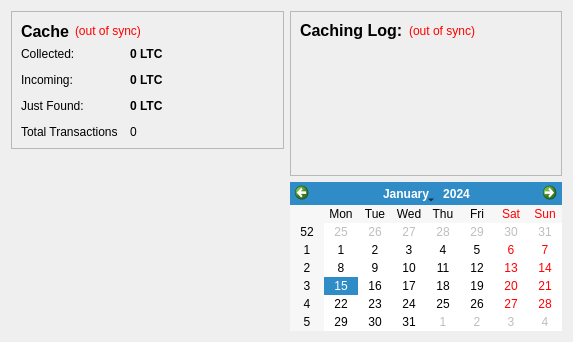
<?xml version="1.0" encoding="UTF-8"?>
<ui version="4.0">
 <class>OverviewPage</class>
 <widget class="QWidget" name="OverviewPage">
  <property name="geometry">
   <rect>
    <x>0</x>
    <y>0</y>
    <width>573</width>
    <height>342</height>
   </rect>
  </property>
  <property name="windowTitle">
   <string>Form</string>
  </property>
  <layout class="QHBoxLayout" name="horizontalLayout" stretch="1,1">
   <item>
    <layout class="QVBoxLayout" name="verticalLayout_2">
     <item>
      <widget class="QFrame" name="frame">
       <property name="frameShape">
        <enum>QFrame::StyledPanel</enum>
       </property>
       <property name="frameShadow">
        <enum>QFrame::Raised</enum>
       </property>
       <layout class="QVBoxLayout" name="verticalLayout_4">
        <item>
         <layout class="QHBoxLayout" name="horizontalLayout_4">
          <item>
           <widget class="QLabel" name="label_5">
            <property name="font">
             <font>
              <pointsize>12</pointsize>
              <weight>75</weight>
              <bold>true</bold>
             </font>
            </property>
            <property name="text">
             <string>Cache</string>
            </property>
           </widget>
          </item>
          <item>
           <widget class="QLabel" name="labelWalletStatus">
            <property name="toolTip">
             <string>The displayed information may be out of date. Your wallet automatically synchronizes with the GeoCoin network after a connection is established, but this process has not completed yet.</string>
            </property>
            <property name="styleSheet">
             <string notr="true">QLabel { color: red; }</string>
            </property>
            <property name="text">
             <string notr="true">(out of sync)</string>
            </property>
            <property name="alignment">
             <set>Qt::AlignLeading|Qt::AlignLeft|Qt::AlignVCenter</set>
            </property>
           </widget>
          </item>
          <item>
           <spacer name="horizontalSpacer_2">
            <property name="orientation">
             <enum>Qt::Horizontal</enum>
            </property>
            <property name="sizeHint" stdset="0">
             <size>
              <width>40</width>
              <height>20</height>
             </size>
            </property>
           </spacer>
          </item>
         </layout>
        </item>
        <item>
         <layout class="QFormLayout" name="formLayout_2">
          <property name="fieldGrowthPolicy">
           <enum>QFormLayout::AllNonFixedFieldsGrow</enum>
          </property>
          <property name="horizontalSpacing">
           <number>12</number>
          </property>
          <property name="verticalSpacing">
           <number>12</number>
          </property>
          <item row="0" column="0">
           <widget class="QLabel" name="label">
            <property name="text">
             <string>Collected:</string>
            </property>
           </widget>
          </item>
          <item row="0" column="1">
           <widget class="QLabel" name="labelBalance">
            <property name="font">
             <font>
              <weight>75</weight>
              <bold>true</bold>
             </font>
            </property>
            <property name="cursor">
             <cursorShape>IBeamCursor</cursorShape>
            </property>
            <property name="toolTip">
             <string>Your current balance</string>
            </property>
            <property name="text">
             <string notr="true">0 LTC</string>
            </property>
            <property name="textInteractionFlags">
             <set>Qt::LinksAccessibleByMouse|Qt::TextSelectableByKeyboard|Qt::TextSelectableByMouse</set>
            </property>
           </widget>
          </item>
          <item row="1" column="0">
           <widget class="QLabel" name="label_3">
            <property name="text">
             <string>Incoming:</string>
            </property>
           </widget>
          </item>
          <item row="1" column="1">
           <widget class="QLabel" name="labelUnconfirmed">
            <property name="font">
             <font>
              <weight>75</weight>
              <bold>true</bold>
             </font>
            </property>
            <property name="cursor">
             <cursorShape>IBeamCursor</cursorShape>
            </property>
            <property name="toolTip">
             <string>Total of transactions that have yet to be confirmed, and do not yet count toward the current balance</string>
            </property>
            <property name="text">
             <string notr="true">0 LTC</string>
            </property>
            <property name="textInteractionFlags">
             <set>Qt::LinksAccessibleByMouse|Qt::TextSelectableByKeyboard|Qt::TextSelectableByMouse</set>
            </property>
           </widget>
          </item>
          <item row="3" column="0">
           <widget class="QLabel" name="label_2">
            <property name="text">
             <string>Total Transactions</string>
            </property>
           </widget>
          </item>
          <item row="3" column="1">
           <widget class="QLabel" name="labelNumTransactions">
            <property name="toolTip">
             <string>Total number of transactions in wallet</string>
            </property>
            <property name="text">
             <string notr="true">0</string>
            </property>
           </widget>
          </item>
          <item row="2" column="0">
           <widget class="QLabel" name="labelImmatureText">
            <property name="text">
             <string>Just Found:</string>
            </property>
           </widget>
          </item>
          <item row="2" column="1">
           <widget class="QLabel" name="labelImmature">
            <property name="font">
             <font>
              <weight>75</weight>
              <bold>true</bold>
             </font>
            </property>
            <property name="toolTip">
             <string>Mined balance that has not yet matured</string>
            </property>
            <property name="text">
             <string notr="true">0 LTC</string>
            </property>
            <property name="textInteractionFlags">
             <set>Qt::LinksAccessibleByMouse|Qt::TextSelectableByKeyboard|Qt::TextSelectableByMouse</set>
            </property>
           </widget>
          </item>
         </layout>
        </item>
       </layout>
      </widget>
     </item>
     <item>
      <spacer name="verticalSpacer">
       <property name="orientation">
        <enum>Qt::Vertical</enum>
       </property>
       <property name="sizeHint" stdset="0">
        <size>
         <width>20</width>
         <height>40</height>
        </size>
       </property>
      </spacer>
     </item>
    </layout>
   </item>
   <item>
    <layout class="QVBoxLayout" name="verticalLayout_3">
     <item>
      <widget class="QFrame" name="frame_2">
       <property name="frameShape">
        <enum>QFrame::StyledPanel</enum>
       </property>
       <property name="frameShadow">
        <enum>QFrame::Raised</enum>
       </property>
       <layout class="QVBoxLayout" name="verticalLayout">
        <item>
         <layout class="QHBoxLayout" name="horizontalLayout_2">
          <item>
           <widget class="QLabel" name="label_4">
            <property name="font">
             <font>
              <pointsize>14</pointsize>
              <weight>75</weight>
              <bold>true</bold>
             </font>
            </property>
            <property name="text">
             <string>&lt;html&gt;&lt;head/&gt;&lt;body&gt;&lt;p&gt;&lt;span style=&quot; font-size:12pt;&quot;&gt;Caching Log:&lt;/span&gt;&lt;/p&gt;&lt;/body&gt;&lt;/html&gt;</string>
            </property>
           </widget>
          </item>
          <item>
           <widget class="QLabel" name="labelTransactionsStatus">
            <property name="toolTip">
             <string>The displayed information may be out of date. Your wallet automatically synchronizes with the GeoCoin network after a connection is established, but this process has not completed yet.</string>
            </property>
            <property name="styleSheet">
             <string notr="true">QLabel { color: red; }</string>
            </property>
            <property name="text">
             <string notr="true">(out of sync)</string>
            </property>
            <property name="alignment">
             <set>Qt::AlignRight|Qt::AlignTrailing|Qt::AlignVCenter</set>
            </property>
           </widget>
          </item>
          <item>
           <spacer name="horizontalSpacer">
            <property name="orientation">
             <enum>Qt::Horizontal</enum>
            </property>
            <property name="sizeHint" stdset="0">
             <size>
              <width>40</width>
              <height>20</height>
             </size>
            </property>
           </spacer>
          </item>
         </layout>
        </item>
        <item>
         <widget class="QListView" name="listTransactions">
          <property name="styleSheet">
           <string notr="true">QListView { background: transparent; }</string>
          </property>
          <property name="frameShape">
           <enum>QFrame::NoFrame</enum>
          </property>
          <property name="verticalScrollBarPolicy">
           <enum>Qt::ScrollBarAlwaysOff</enum>
          </property>
          <property name="horizontalScrollBarPolicy">
           <enum>Qt::ScrollBarAlwaysOff</enum>
          </property>
          <property name="selectionMode">
           <enum>QAbstractItemView::NoSelection</enum>
          </property>
         </widget>
        </item>
       </layout>
      </widget>
     </item>
     <item>
      <widget class="QCalendarWidget" name="calendarWidget"/>
     </item>
     <item>
      <spacer name="verticalSpacer_2">
       <property name="orientation">
        <enum>Qt::Vertical</enum>
       </property>
       <property name="sizeHint" stdset="0">
        <size>
         <width>20</width>
         <height>40</height>
        </size>
       </property>
      </spacer>
     </item>
    </layout>
   </item>
  </layout>
 </widget>
 <resources/>
 <connections/>
</ui>
